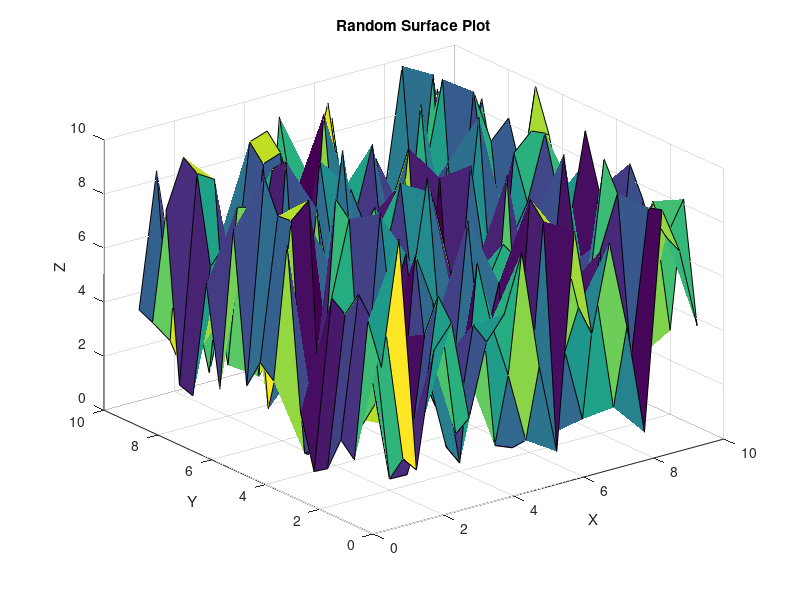

The MATLAB script that drew this image:

% Day 059: Random Surface Plot Generation

[X, Y] = meshgrid(1:0.5:10, 1:0.5:10);
Z = rand(size(X)) * 10;

% Plot surface
figure;
surf(X, Y, Z);
title('Random Surface Plot');
xlabel('X'); ylabel('Y'); zlabel('Z');
